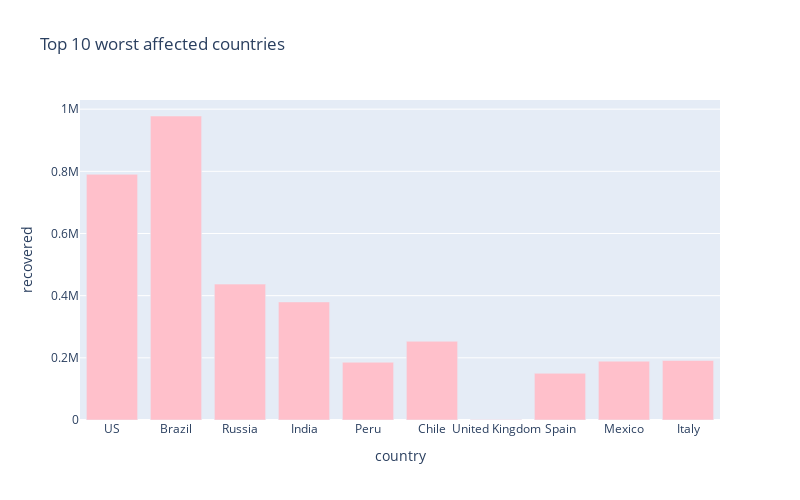

Here is the notebook cell this chart was saved with:
### Code cell
# Worst hit countries - Recovering cases
px.bar(
    sorted_country_df.head(10),
    x = "country",
    y = "recovered",
    title= "Top 10 worst affected countries", # the axis names
    color_discrete_sequence=["pink"], 
    height=500,
    width=800
)

### Figure 1 — Plotly figure (JSON) as saved in the notebook; plotly's stock layout.template omitted (floating-point values rounded to 4 significant figures)
{"data": [{"alignmentgroup": "True", "hovertemplate": "country=%{x}<br>recovered=%{y}<extra></extra>", "legendgroup": "", "marker": {"color": "pink"}, "name": "", "offsetgroup": "", "orientation": "v", "showlegend": false, "textposition": "auto", "type": "bar", "x": ["US", "Brazil", "Russia", "India", "Peru", "Chile", "United Kingdom", "Spain", "Mexico", "Italy"], "xaxis": "x", "y": [790404, 978042, 437155, 379892, 185852, 253343, 1375, 150376, 189345, 191467], "yaxis": "y"}], "layout": {"barmode": "relative", "height": 500, "legend": {"tracegroupgap": 0}, "title": {"text": "Top 10 worst affected countries"}, "width": 800, "xaxis": {"anchor": "y", "domain": [0, 1], "title": {"text": "country"}}, "yaxis": {"anchor": "x", "domain": [0, 1], "title": {"text": "recovered"}}}}
